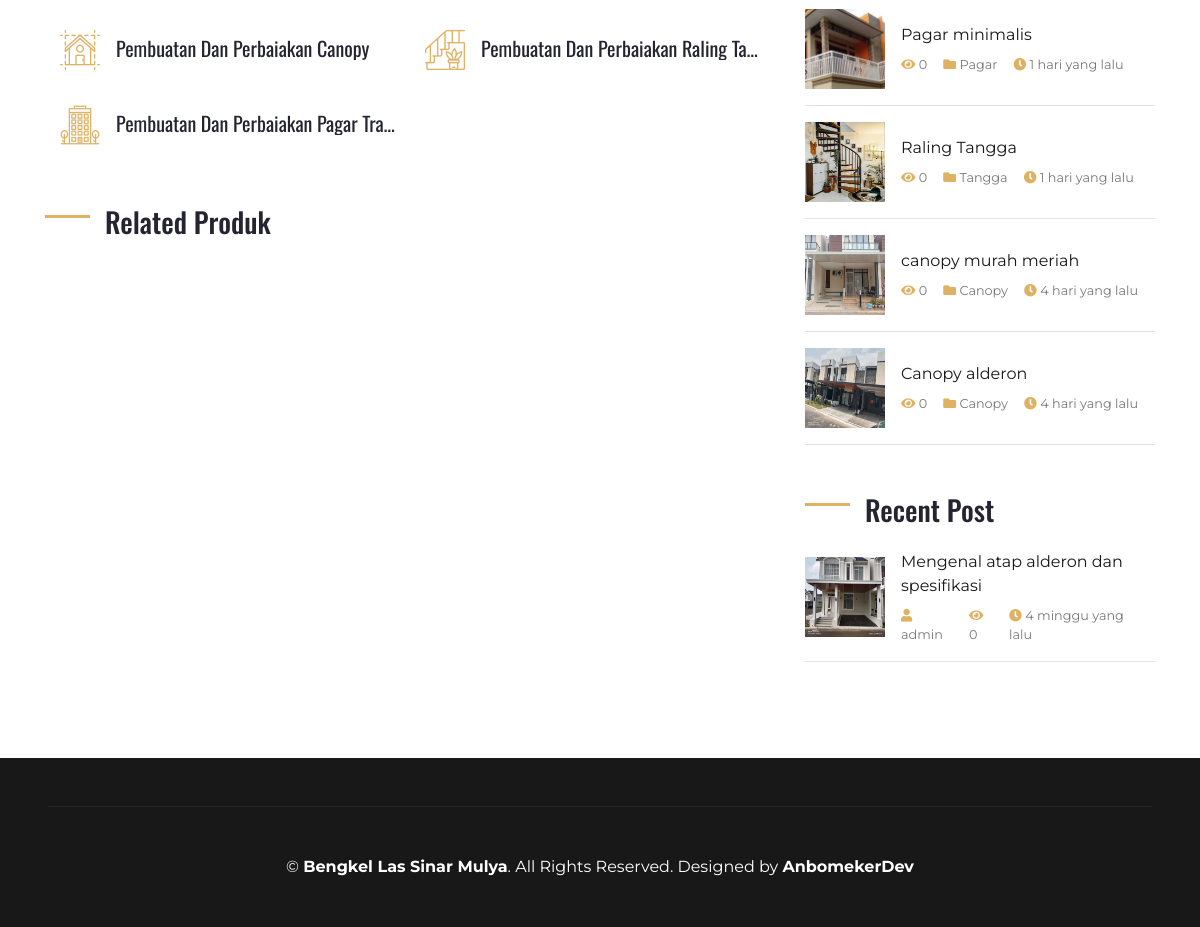
/index.php/about (lower part), run on an earlier commit of the app's database.
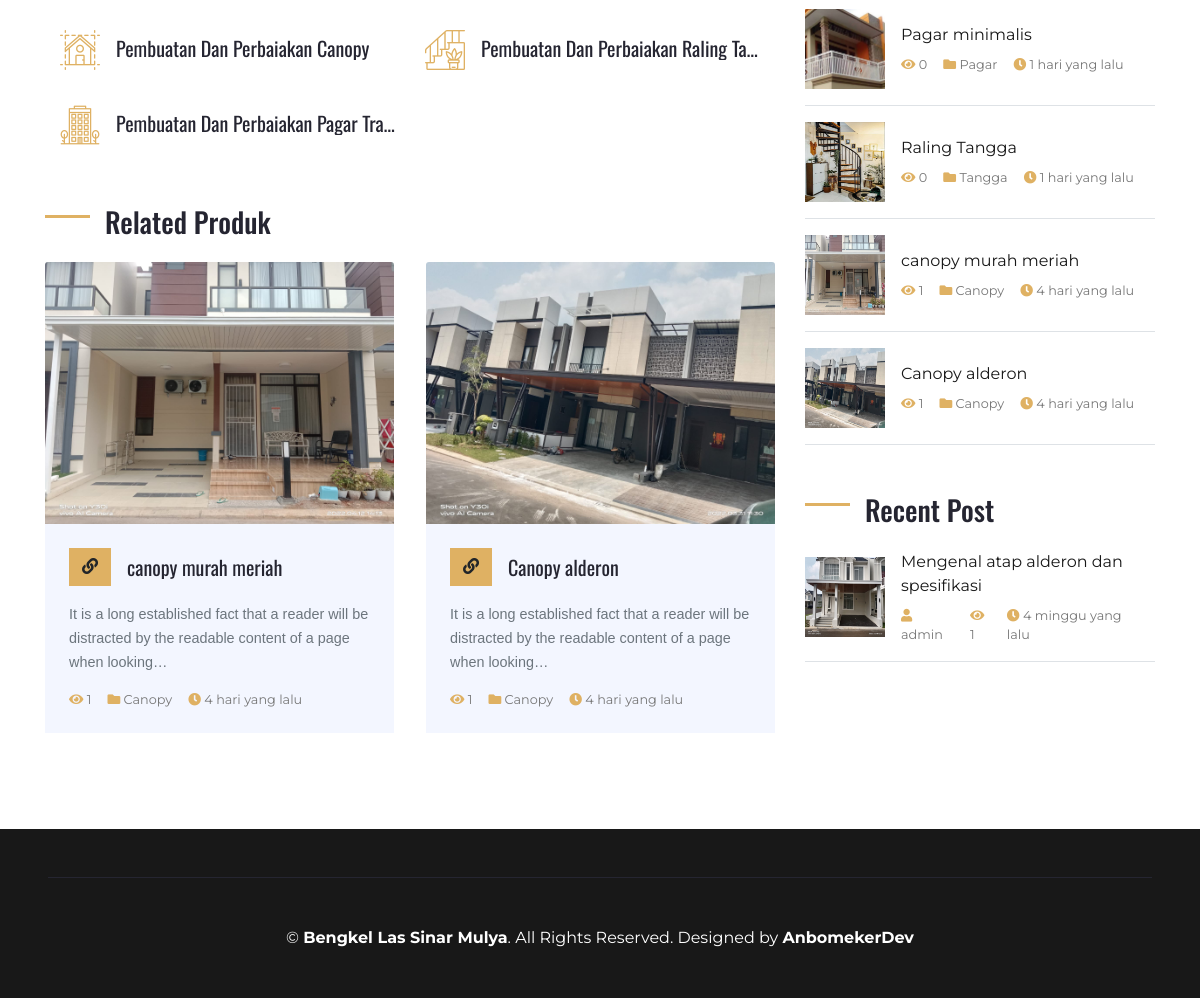
And on a later commit of the database.
### tables this page shows
CREATE TABLE `ref_produk`  (
  `produk_id` int(11) NOT NULL AUTO_INCREMENT,
  `nama_produk` varchar(100) NOT NULL,
  `kategori` varchar(30) NOT NULL,
  `deskripsi` text NOT NULL,
  `foto` varchar(100) NOT NULL,
  `date_post` datetime NOT NULL,
  `slug` varchar(100) NULL DEFAULT NULL,
  `harga` varchar(20) NULL DEFAULT NULL,
  `best` int(11) NULL DEFAULT NULL,
  PRIMARY KEY (`produk_id`) USING BTREE
);

CREATE TABLE `artikel`  (
  `artikel_id` int(11) NOT NULL AUTO_INCREMENT,
  `judul_artikel` varchar(100) NULL DEFAULT NULL,
  `konten` longtext NULL,
  `slug` text NULL,
  `foto` text NULL,
  `link` text NULL,
  `date_post` datetime NULL DEFAULT NULL,
  `is_active` int(11) NULL DEFAULT NULL,
  `penerbit` varchar(50) NULL DEFAULT NULL,
  `visit` int(11) NULL DEFAULT NULL,
  `ip` varchar(100) NULL DEFAULT NULL,
  PRIMARY KEY (`artikel_id`) USING BTREE
);

CREATE TABLE `set_profil`  (
  `profil_id` int(11) NOT NULL AUTO_INCREMENT,
  `nama` varchar(50) NULL DEFAULT NULL,
  `alamat` varchar(100) NULL DEFAULT NULL,
  `deskripsi` text NULL,
  `logo` text NULL,
  `foto` text NULL,
  `kontak_id` int(11) NULL DEFAULT NULL,
  `company_name` varchar(50) NULL DEFAULT NULL,
  `web_url` text NULL,
  PRIMARY KEY (`profil_id`) USING BTREE
);

### application/controllers/About.php (called while the page is built, shortened)
<?php
class About extends CI_Controller
{
    public function __construct()
    {
        $this->load->model('M_about', 'about');
        $this->load->model('admin/Profil_m', 'profil');
        $this->load->library('session');
    }
    public function index()
    {
        $data = [
            'judul' => $this->profil->get_profile('nama'),
            'perusahaan' => $this->profil->get_profile('nama'),
            'logo' => $this->profil->get_profile('logo'),
            'alamat' => $this->profil->get_profile('alamat'),
            'whatsap' => $this->profil->get_kontak('whatsap'),
            'facebook' => $this->profil->get_kontak('facebook'),
            'instagram' => $this->profil->get_kontak('instagram'),
            'email' => $this->profil->get_kontak('email'),
            'telpon' => $this->profil->get_kontak('telpon'),
            'foto' => $this->profil->get_profile('foto'),
            'deskripsi' => $this->profil->get_profile('deskripsi'),
            'B_produk' => $this->profil->get_B_produk()->result(),
            'produklimit' => $this->profil->produklimit()->result(),
            'artikellimit' => $this->profil->art()->result(),
        ];
        $this->load->view('layout/header', $data);
        $this->load->view('layout/navbar', $data);
        $this->load->view('pages/about_v', $data);
        $this->load->view('layout/footer', $data);
    }
}

### index.php (called while the page is built, shortened)
<?php
require_once BASEPATH.'core/CodeIgniter.php';

### application/models/admin/Profil_m.php (called while the page is built, shortened)
<?php
class Profil_m extends CI_Model
{
    public function get_profile($varams)
    {
        $query = $this->db->get('set_profil')->row();
        $data = $query->$varams;
        return $data;
    }
    function get_B_produk()
    {
        $this->db->select('*');
        $this->db->from('ref_produk');
        $this->db->where('best', 1);
        $this->db->order_by('produk_id', 'DESC');
        $query = $this->db->get();
        return $query;
    }
    function produklimit()
    {
        $this->db->select('*');
        $this->db->from('ref_produk');
        $this->db->limit(8);
        $this->db->order_by('produk_id', 'DESC');
        $query = $this->db->get();
        return $query;
    }
    function art()
    {
        $this->db->select('*');
        $this->db->from('artikel');
        $this->db->limit(8);
        $this->db->order_by('artikel_id', 'DESC');
        $query = $this->db->get();
        return $query;
    }
}

### application/views/pages/right_v.php (the view, shortened to what this page needs)
<div class="col-lg-4 mt-5 mt-lg-0">
    <div class="mb-5">
        <?php foreach ($produklimit as $produk) : ?>
            <?php $id = $produk->produk_id;
            $visitproduk  = $this->db->query("SELECT * FROM section_visit WHERE produk_id='" . $id . "'")->num_rows(); ?>
            <div class="d-flex align-items-center border-bottom mb-3 pb-3">
                <img class="img-fluid" src="<?= base_url() ?>assets/upload/gallery/<?= $produk->foto ?>" style="width: 80px; height: 80px;" alt="">
                <div class="d-flex flex-column pl-3">
                    <a class="text-dark mb-2" href="<?= base_url() ?>katalog/detailproduk/<?= $produk->slug ?>/<?= $produk->produk_id ?>"><?= $produk->nama_produk ?></a>
                    <div class="d-flex">
                        <small class="mr-3"><i class="fa fa-eye text-primary"></i> <?= $visitproduk ?></small>
                        <small class="mr-3"><i class="fa fa-folder text-primary"></i> <?= $produk->kategori ?></small>
                        <small class="mr-3"><i class="fa fa-clock text-primary"></i> <?= waktu_lalu($produk->date_post) ?></small>
                    </div>
                </div>
            </div>
        <?php endforeach ?>
    </div>
    <div class="mb-5">
        <h3 class="mb-4 section-title">Recent Post</h3>
        <?php foreach ($artikellimit as $art) : ?>
            <?php $id = $art->artikel_id;
            $visitart  = $this->db->query("SELECT * FROM section_visit WHERE artikel_id='" . $id . "'")->num_rows(); ?>
            <div class="d-flex align-items-center border-bottom mb-3 pb-3">
                <img class="img-fluid" src="<?= base_url() ?>assets/upload/artikel/<?= $art->foto ?>" style="width: 80px; height: 80px;" alt="">
                <div class="d-flex flex-column pl-3">
                    <a class="text-dark mb-2" href="<?= base_url() ?>artikel/single/<?= $art->slug ?>/<?= $art->artikel_id ?>"><?= $art->judul_artikel ?></a>
                    <div class="d-flex">
                        <small class="mr-3"><i class="fa fa-user text-primary"></i> <?= $art->penerbit ?></small>
                        <small class="mr-3"><i class="fa fa-eye text-primary"></i> <?= $visitart ?></small>
                        <small class="mr-3"><i class="fa fa-clock text-primary"></i> <?= waktu_lalu($art->date_post) ?></small>
                    </div>
                </div>
            </div>
        <?php endforeach ?>
    </div>
</div>

### application/views/layout/header.php (shortened to what this page needs)
<!DOCTYPE html>
<html lang="en">
<head>
    <link href="https://cdn.jsdelivr.net/npm/bootstrap@5.0.2/dist/css/bootstrap.min.css" rel="stylesheet">
    <link href="https://cdnjs.cloudflare.com/ajax/libs/font-awesome/5.10.0/css/all.min.css" rel="stylesheet">
    <link href="<?= base_url() ?>assets/frontend/lib/flaticon/font/flaticon.css" rel="stylesheet">
    <link href="<?= base_url() ?>assets/frontend/lib/owlcarousel/assets/owl.carousel.min.css" rel="stylesheet">
    <link href="<?= base_url() ?>assets/frontend/lib/lightbox/css/lightbox.min.css" rel="stylesheet">
    <link href="https://cdn.jsdelivr.net/npm/summernote@0.8.18/dist/summernote-lite.min.css" rel="stylesheet">
    <link href="<?= base_url() ?>assets/frontend/css/style.css" rel="stylesheet">
    <link rel="stylesheet" type="text/css" href="//cdnjs.cloudflare.com/ajax/libs/toastr.js/latest/toastr.min.css" />
</head>
<body>

### application/views/pages/about_v.php (shortened to what this page needs)
<?php
function waktu_lalu($timestamp)
{
    $selisih = time() - strtotime($timestamp);
    $detik = $selisih;
    $menit = round($selisih / 60);
    $jam = round($selisih / 3600);
    $hari = round($selisih / 86400);
    $minggu = round($selisih / 604800);
    $bulan = round($selisih / 2419200);
    $tahun = round($selisih / 29030400);
    if ($detik <= 60) {
        $waktu = $detik . ' detik yang lalu';
    } else if ($menit <= 60) {
        $waktu = $menit . ' menit yang lalu';
    } else if ($jam <= 24) {
        $waktu = $jam . ' jam yang lalu';
    } else if ($hari <= 7) {
        $waktu = $hari . ' hari yang lalu';
    } else if ($minggu <= 4) {
        $waktu = $minggu . ' minggu yang lalu';
    } else if ($bulan <= 12) {
        $waktu = $bulan . ' bulan yang lalu';
    } else {
        $waktu = $tahun . ' tahun yang lalu';
    }
    return $waktu;
}
?>
<div class="container py-5">
    <div class="row pt-5">
        <div class="col-lg-8">
            <div class="col-lg-12 m-0 my-lg-12 pt-5 pb-8 pb-lg-4 pl-lg-8">
                <div class="row py-2">
                    <div class="col-sm-6">
                        <div class="d-flex align-items-center mb-4">
                            <h1 class="flaticon-house font-weight-normal text-primary m-0 mr-3"></h1>
                            <h5 class="text-truncate m-0">Pembuatan Dan Perbaiakan Canopy</h5>
                        </div>
                    </div>
                    <div class="col-sm-6">
                        <div class="d-flex align-items-center mb-4">
                            <h1 class="flaticon-stairs font-weight-normal text-primary m-0 mr-3"></h1>
                            <h5 class="text-truncate m-0">Pembuatan Dan Perbaiakan Raling Tangga</h5>
                        </div>
                    </div>
                    <div class="col-sm-6">
                        <div class="d-flex align-items-center mb-4">
                            <h1 class="flaticon-office font-weight-normal text-primary m-0 mr-3"></h1>
                            <h5 class="text-truncate m-0">Pembuatan Dan Perbaiakan Pagar Tralis</h5>
                        </div>
                    </div>
                </div>
            </div>
            <div class="mb-5 mx-n3">
                <h3 class="mb-4 ml-3 section-title">Related Produk</h3>
                <div class="owl-carousel service-carousel position-relative">
                    <?php foreach ($B_produk as $prod) : ?>
                        <?php $text = $prod->deskripsi;
                        $limitext = word_limiter($text, 30);
                        ?>
                        <?php $id = $prod->produk_id;
                        $visitproduk = $this->db->query("SELECT * FROM section_visit WHERE produk_id='" . $id . "'")->num_rows(); ?>
                        <div class="card border-0 mx-3">
                            <img class="card-img-top" src="<?= base_url() ?>assets/upload/gallery/<?= $prod->foto ?>" alt="">
                            <div class="card-body bg-light p-4">
                                <div class="d-flex align-items-center mb-3">
                                    <a class="btn btn-primary" href="<?= base_url() ?>katalog/detailproduk/<?= $prod->slug ?>/<?= $prod->produk_id ?>"><i class="fa fa-link"></i></a>
                                    <a href="<?= base_url() ?>katalog/detailproduk/<?= $prod->slug ?>/<?= $prod->produk_id ?>">
                                        <h5 class="m-0 ml-3 text-truncate"><?= $prod->nama_produk ?></h5>
                                    </a>
                                </div>
                                <p><?= $limitext ?></p>
                                <div class="d-flex">
                                    <small class="mr-3"><i class="fa fa-eye text-primary"></i> <?= $visitproduk ?></small>
                                    <small class="mr-3"><i class="fa fa-folder text-primary"></i> <?= $prod->kategori ?></small>
                                    <small class="mr-3"><i class="fa fa-clock text-primary"></i> <?= waktu_lalu($prod->date_post) ?></small>
                                </div>
                            </div>
                        </div>
                    <?php endforeach ?>
                </div>
            </div>
        </div>
        <?php $this->load->view('pages/right_v') ?>
    </div>
</div>

### application/views/layout/footer.php (shortened to what this page needs)
<div class="container-fluid bg-dark text-white py-5 px-sm-3 px-md-5">
    <div class="container border-top border-secondary pt-5">
        <p class="m-0 text-center text-white">
            &copy; <a class="text-white font-weight-bold" href="#"><?= $perusahaan ?></a>. All Rights Reserved. Designed by
            <a class="text-white font-weight-bold" href="https://www.anamsaepul.site">AnbomekerDev</a>
        </p>
    </div>
</div>
</body>
</html>

What changed in the data, as far as the page shows it:
now on one of the page's lists (row edited): ref_produk: nama_produk "canopy murah meriah", deskripsi "It is a long established fact that a reader will be distracted by the readable content of a page when looking…", kategori "Canopy", date_post "4 hari yang lalu"
changed ref_produk "canopy murah meriah": visitproduk "0" → "1"
now on one of the page's lists (row edited): ref_produk: nama_produk "Canopy alderon", deskripsi "It is a long established fact that a reader will be distracted by the readable content of a page when looking…", kategori "Canopy", date_post "4 hari yang lalu"
changed ref_produk "Canopy alderon": visitproduk "0" → "1"
computed for artikel "Mengenal atap alderon dan spesifikasi": visitart "0" → "1"
